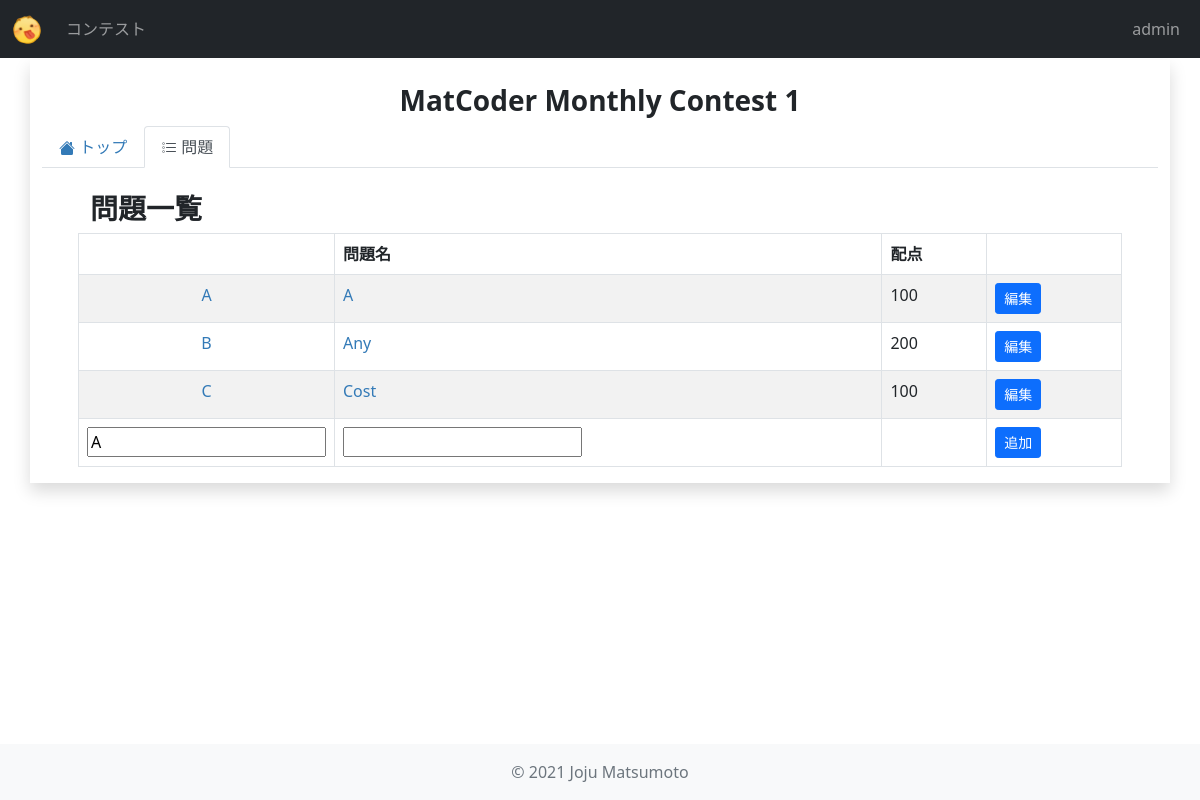
Page /contests/mmc_1/problems/edit/ (signed in) on the committed database.
### users/models.py (models this page shows, shortened)
class User(AbstractUser):
    objects = UserManager()

### contests/models.py (models this page shows, shortened)
class Contest(models.Model):
    title = models.CharField(
        verbose_name="タイトル",
        max_length=255,
    )
    abstract = models.TextField(
        verbose_name="概要",
        max_length=2000,
    )
    short_name = models.CharField(
        verbose_name="省略形",
        max_length=20,
        unique=True,
        default="null",
    )
    start_date = models.DateTimeField(
        verbose_name="開始日時",
    )
    end_date = models.DateTimeField(
        verbose_name="終了日時",
    )
    users = models.ManyToManyField(
        settings.AUTH_USER_MODEL,
        verbose_name="参加者",
        blank=True,
    )
    penalty = models.IntegerField(
        verbose_name="ペナルティ(分)",
        default=5,
    )
    released = models.BooleanField(
        verbose_name="公開済",
        default=False,
    )
    def author(self):
        try:
            author = Author.objects.get(contest=self)
        except:
            author = Author.objects.create(contest=self)
            author.save()
        return author

class Problem(models.Model):
    order = models.CharField(
        verbose_name="問題番号(アルファベット)",
        max_length=5,
        default="A",
    )
    title = models.CharField(
        verbose_name="タイトル",
        max_length=100,
    )
    question = models.TextField(
        verbose_name="問題",
        max_length=2000,
    )
    answer = models.TextField(
        verbose_name="正解",
        max_length=2000,
    )
    contest = models.ForeignKey(
        Contest,
        verbose_name="コンテスト",
        on_delete=models.CASCADE,
    )
    point = models.IntegerField(
        verbose_name="スコア",
        default=0,
    )

### contests/views.py (the view, shortened to what this page needs)
class ProblemsEditView(View):
    def get(self, request, short_name, *args, **kwargs):
        contest = get_object_or_404(models.Contest, short_name=short_name)
        problems = contest.problem_set.order_by("order")
        form = forms.ProblemsAddForm()
        context = {
            "contest": contest,
            "problems": problems,
            "form": form,
        }
        return render(request, "contests/problems_edit.html", context)

### contests/forms.py
class ProblemsAddForm(forms.ModelForm):
    class Meta:
        model = models.Problem
        fields = ("order", "title")

### contests/templates/contests/problems_edit.html (shortened to what this page needs)
{% extends 'contests/contest_edit_base.html' %}
{% block contest_tab_problems %}active{% endblock contest_tab_problems %}
{% block contest_content %}
<div class="row ps-5 pe-5">
    <div class="col-sm-12">
        <h3>問題一覧</h3>
    </div>
</div>
<div class="row ps-5 pe-5">
    <table class="table table-bordered table-striped">
        <thead>
            <tr>
                <th width="5%"></th>
                <th>問題名</th>
                <th>配点</th>
                <th></th>
            </tr>
        </thead>
        <tbody>
            {% for problem in problems %}
                <tr>
                    <td class="text-center">
                        <a href="{% url 'contests:problem_detail' contest.short_name problem.pk %}">{{problem.order}}</a>
                    </td>
                    <td>
                        <a href="{% url 'contests:problem_detail' contest.short_name problem.pk %}">{{problem.title}}</a>
                    </td>
                    <td>
                        {{problem.point}}
                    </td>
                    <td>
                        <a href="{% url 'contests:problem_detail_edit' contest.short_name problem.pk %}" class="btn btn-primary btn-sm">編集</a>
                    </td>
                </tr>
            {% endfor %}
            <tr>
                <form action="" method="post">
                    <td>
                        {{form.order}}
                    </td>
                    <td>
                        {{form.title}}
                    </td>
                    <td></td>
                    <td><button class="btn btn-primary btn-sm">追加</button></td>
                </form>
            </tr>
        </tbody>
    </table>
</div>
{% endblock contest_content %}

### contests/templates/contests/contest_edit_base.html (shortened to what this page needs)
{% extends 'base.html' %}
{% block content %}
{% if user in contest.author.users.all %}
    <div class="row">
        <div class="col-12 mt-4 text-center">
            <h3>{{contest.title}}</h3>
        </div>
        <div class="col-12">
            <ul class="nav nav-tabs navbar-dark mb-4">
                <li class="nav-item">
                    <a class="nav-link {% block contest_tab_detail %}{% endblock %}" href="{% url 'contests:contest_detail_edit' contest.short_name %}">
                        トップ
                    </a>
                </li>
                <li class="nav-item">
                    <a class="nav-link {% block contest_tab_problems %}{% endblock %}" href="{% url 'contests:problems_edit' contest.short_name %}">
                        問題
                    </a>
                </li>
            </ul>
        </div>
    </div>
    {% block contest_content %}{% endblock contest_content %}
{% else %}
<div class="row p-5">
    <div class="col-sm-12 text-center">
        <h3>不正なアクセス</h3>
    </div>
</div>
{% endif %}
{% endblock content %}

### templates/components/top_bar.html (shortened to what this page needs)
{% load static %}
{% block header %}
<header>
    <nav class="navbar navbar-expand-sm fixed-top navbar-dark bg-dark">
        <div class="container-fluid">
            <a class="navbar-brand" href="{% url 'contests:index' %}">
                <img id="img_logo" src="{% static 'images/logo.png' %}" alt="MatCoder">
            </a>
            <div class="collapse navbar-collapse" id="nav_toggle">
                <ul class="navbar-nav me-auto mb-lg-0">
                    <li class="nav-item active">
                        <a class="nav-link" href="{% url 'contests:index' %}">コンテスト</a>
                    </li>
                </ul>
                <div class="d-flex navbar-nav me-0 mb-lg-0">
                    {% if user.is_authenticated %}
                        <li class="nav-item">
                            <a class="nav-link" href="{% url 'users:index' %}">{{user.username}}</a>
                        </li>
                    {% endif %}
                </div>
            </div>
        </div>
    </nav>
</header>
{% endblock header %}

### static/css/main.css (style rules this page uses)
body { background-color: white; }
#img_logo { height: 30px; }
a { color: #337ab7; text-decoration: none; }
thead > tr { font-weight: bold; }
h2, h3, h4, h5 { font-weight: bold; }

### rows in the picture
User: username "admin"
Contest: title "MatCoder Monthly Contest 1"
Problem: order "A", title "A", point "100"
Problem: order "B", title "Any", point "200"
Problem: order "C", title "Cost", point "100"
